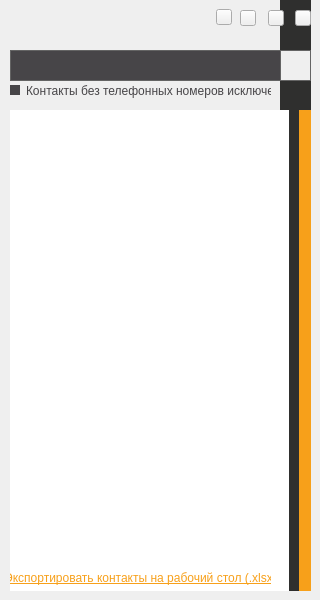
<?xml version="1.0" encoding="UTF-8"?>
<ui version="4.0">
 <class>MainWindow</class>
 <widget class="QMainWindow" name="MainWindow">
  <property name="geometry">
   <rect>
    <x>0</x>
    <y>0</y>
    <width>320</width>
    <height>600</height>
   </rect>
  </property>
  <property name="windowTitle">
   <string>MainWindow</string>
  </property>
  <property name="styleSheet">
   <string notr="true"/>
  </property>
  <property name="iconSize">
   <size>
    <width>128</width>
    <height>125</height>
   </size>
  </property>
  <widget class="QWidget" name="centralWidget">
   <widget class="QLineEdit" name="searchEdit">
    <property name="geometry">
     <rect>
      <x>10</x>
      <y>50</y>
      <width>271</width>
      <height>31</height>
     </rect>
    </property>
    <property name="font">
     <font>
      <pointsize>10</pointsize>
     </font>
    </property>
    <property name="styleSheet">
     <string notr="true">#searchEdit {
	background-color: #474548;
	border: 1px solid #646464;
	color: white;
	padding-left: 5px;
	padding-right: 5px;
}

QMenu {
	color: #2f2f2e;
	background: #ffffff;
}

QMenu::item:selected {
    background-color: #eeeeee;
}</string>
    </property>
    <property name="text">
     <string/>
    </property>
    <property name="clearButtonEnabled">
     <bool>false</bool>
    </property>
   </widget>
   <widget class="QLabel" name="logoLabel">
    <property name="geometry">
     <rect>
      <x>10</x>
      <y>10</y>
      <width>81</width>
      <height>21</height>
     </rect>
    </property>
    <property name="styleSheet">
     <string notr="true">QLabel {
	background-color: transparent;
	border: none;
}
</string>
    </property>
    <property name="text">
     <string/>
    </property>
   </widget>
   <widget class="QPushButton" name="quitButton">
    <property name="geometry">
     <rect>
      <x>295</x>
      <y>10</y>
      <width>16</width>
      <height>16</height>
     </rect>
    </property>
    <property name="styleSheet">
     <string notr="true">QPushButton {
	border-image: url(&quot;:/ico/quit.png&quot;);
	outline: none;
}

QPushButton:hover {
	border-image: url(&quot;:/ico/quit50.png&quot;);
}

QPushButton:pressed {
	border-image: url(&quot;:/ico/quit.png&quot;);
}

QToolTip {
	background: white;
}</string>
    </property>
    <property name="text">
     <string/>
    </property>
   </widget>
   <widget class="QPushButton" name="minButton">
    <property name="geometry">
     <rect>
      <x>240</x>
      <y>10</y>
      <width>16</width>
      <height>16</height>
     </rect>
    </property>
    <property name="styleSheet">
     <string notr="true">QPushButton {
	border-image: url(&quot;:/ico/min.png&quot;);
	outline: none;
}

QPushButton:hover {
	border-image: url(&quot;:/ico/min50.png&quot;);
}

QPushButton:pressed {
	border-image: url(&quot;:/ico/min.png&quot;);
}

QToolTip {
	background: white;
}</string>
    </property>
    <property name="text">
     <string/>
    </property>
   </widget>
   <widget class="QPushButton" name="topButton">
    <property name="geometry">
     <rect>
      <x>216</x>
      <y>9</y>
      <width>16</width>
      <height>16</height>
     </rect>
    </property>
    <property name="styleSheet">
     <string notr="true">QPushButton {
	border-image: url(&quot;:/ico/top.png&quot;);
	outline: none;
}

QPushButton:hover {
	border-image: url(&quot;:/ico/top50.png&quot;);
}

QToolTip {
	background: white;
}
</string>
    </property>
    <property name="text">
     <string/>
    </property>
   </widget>
   <widget class="QPushButton" name="maxButton">
    <property name="geometry">
     <rect>
      <x>268</x>
      <y>10</y>
      <width>16</width>
      <height>16</height>
     </rect>
    </property>
    <property name="styleSheet">
     <string notr="true">QPushButton {
	border-image: url(&quot;:/ico/max.png&quot;);
	outline: none;
}

QPushButton:hover {
	border-image: url(&quot;:/ico/max50.png&quot;);
}

QPushButton:pressed {
	border-image: url(&quot;:/ico/max.png&quot;);
}

QToolTip {
	background: white;
}</string>
    </property>
    <property name="text">
     <string/>
    </property>
   </widget>
   <widget class="QTextBrowser" name="listBrowser">
    <property name="geometry">
     <rect>
      <x>10</x>
      <y>110</y>
      <width>301</width>
      <height>481</height>
     </rect>
    </property>
    <property name="styleSheet">
     <string notr="true">QWidget {
	color: white;
	border: none;
}

QScrollArea {
	border: none;
}

QScrollBar:vertical {
	border: none;
	border-left: 10px solid #2f2f2e;
    background: #1f1d1e;
    width: 22px;
    margin: 0;
}
  
QScrollBar::handle:vertical {
	background: #f7a01a;
    min-height: 20px;
}

QScrollBar::add-line:vertical {
	border: none;
    height: 0;
}

QScrollBar::sub-line:vertical {
	border: none;
    height: 0;
}

QScrollBar::add-page:vertical, QScrollBar::sub-page:vertical {
	background: none;
}

QToolTip {
	background: white;
}

QMenu {
	color: #2f2f2e;
	background: #ffffff;
}

QMenu::item:selected {
    background-color: #eeeeee;
}</string>
    </property>
    <property name="verticalScrollBarPolicy">
     <enum>Qt::ScrollBarAlwaysOn</enum>
    </property>
   </widget>
   <widget class="QCheckBox" name="checkBox">
    <property name="geometry">
     <rect>
      <x>10</x>
      <y>80</y>
      <width>261</width>
      <height>21</height>
     </rect>
    </property>
    <property name="styleSheet">
     <string notr="true">QCheckBox {
	border: none;
	color: #474548;

}

QCheckBox::indicator:unchecked {
	background: #474548;
	width: 10px;
	height: 10px;
}

QCheckBox::indicator:checked {
    background: #f7a01a;
	width: 10px;
	height: 10px;
}</string>
    </property>
    <property name="text">
     <string>Контакты без телефонных номеров исключены</string>
    </property>
   </widget>
   <widget class="QLabel" name="label">
    <property name="geometry">
     <rect>
      <x>280</x>
      <y>0</y>
      <width>31</width>
      <height>51</height>
     </rect>
    </property>
    <property name="styleSheet">
     <string notr="true">QLabel {
	background: #2f2f2e;
	border: none;
	border-bottom: 1px solid #646464;
}</string>
    </property>
    <property name="text">
     <string/>
    </property>
   </widget>
   <widget class="QLabel" name="label_2">
    <property name="geometry">
     <rect>
      <x>280</x>
      <y>80</y>
      <width>31</width>
      <height>81</height>
     </rect>
    </property>
    <property name="styleSheet">
     <string notr="true">QLabel {
	background: #2f2f2e;
	border: none;
	border-top: 1px solid #646464;
}</string>
    </property>
    <property name="text">
     <string/>
    </property>
   </widget>
   <widget class="QPushButton" name="changeButton">
    <property name="geometry">
     <rect>
      <x>280</x>
      <y>-10</y>
      <width>31</width>
      <height>91</height>
     </rect>
    </property>
    <property name="styleSheet">
     <string notr="true">QPushButton {
	background-image: url(&quot;:/ico/change7.png&quot;);
	background-position: center;
	border: none;	
	border-left: 1px solid #646464;
	border-right: 1px solid #646464;
	outline: none;
}

QToolTip {
	background: white;
}</string>
    </property>
    <property name="text">
     <string/>
    </property>
   </widget>
   <widget class="QLineEdit" name="editName">
    <property name="geometry">
     <rect>
      <x>24</x>
      <y>121</y>
      <width>211</width>
      <height>21</height>
     </rect>
    </property>
    <property name="font">
     <font>
      <pointsize>10</pointsize>
     </font>
    </property>
    <property name="styleSheet">
     <string notr="true">QLineEdit {
	border-left: none;
	border-right: none;
	border-top: none;
	border-bottom: 1px solid #ffffff;
	color: #ffffff;
}

QMenu {
	color: #2f2f2e;
	background: #ffffff;
}

QMenu::item:selected {
    background-color: #eeeeee;
}</string>
    </property>
    <property name="maxLength">
     <number>100</number>
    </property>
    <property name="placeholderText">
     <string>ФИО</string>
    </property>
   </widget>
   <widget class="QLabel" name="labelSet1">
    <property name="geometry">
     <rect>
      <x>10</x>
      <y>120</y>
      <width>281</width>
      <height>21</height>
     </rect>
    </property>
    <property name="font">
     <font>
      <pointsize>9</pointsize>
     </font>
    </property>
    <property name="styleSheet">
     <string notr="true">QLabel {
	border: none;
	color: #ffffff;
}</string>
    </property>
    <property name="text">
     <string>Я,                                                      , прошу</string>
    </property>
   </widget>
   <widget class="QLabel" name="labelSet2">
    <property name="geometry">
     <rect>
      <x>10</x>
      <y>150</y>
      <width>281</width>
      <height>21</height>
     </rect>
    </property>
    <property name="font">
     <font>
      <pointsize>9</pointsize>
     </font>
    </property>
    <property name="styleSheet">
     <string notr="true">QLabel {
	color: #ffffff;
	border: none;
}</string>
    </property>
    <property name="text">
     <string>обновить информацию обо мне на следующую:</string>
    </property>
   </widget>
   <widget class="QTextEdit" name="editData">
    <property name="geometry">
     <rect>
      <x>10</x>
      <y>180</y>
      <width>271</width>
      <height>71</height>
     </rect>
    </property>
    <property name="font">
     <font>
      <pointsize>9</pointsize>
     </font>
    </property>
    <property name="styleSheet">
     <string notr="true">QTextEdit {
	color: #ffffff;
	border: 1px solid #ffffff;
}

QScrollArea {
	border: none;
}

QScrollBar:vertical {
	border: none;
	border-left: 10px solid #2f2f2e;
    background: #1f1d1e;
    width: 22px;
    margin: 0;
}
  
QScrollBar::handle:vertical {
	background: #f7a01a;
    min-height: 20px;
}

QScrollBar::add-line:vertical {
	border: none;
    height: 0;
}

QScrollBar::sub-line:vertical {
	border: none;
    height: 0;
}

QScrollBar::add-page:vertical, QScrollBar::sub-page:vertical {
	background: none;
}

QMenu {
	color: #2f2f2e;
	background: #ffffff;
}

QMenu::item:selected {
    background-color: #eeeeee;
}</string>
    </property>
    <property name="placeholderText">
     <string>тел.: 2732-000 e-mail: name@kandk.ru</string>
    </property>
   </widget>
   <widget class="QPushButton" name="setButton">
    <property name="geometry">
     <rect>
      <x>10</x>
      <y>260</y>
      <width>91</width>
      <height>31</height>
     </rect>
    </property>
    <property name="styleSheet">
     <string notr="true">QPushButton {
	border: 1px solid #ffffff;
	color: #ffffff;
}

QPushButton::hover {
	background: #474548;
}

QPushButton::pressed {
	background: #2f2f2e;
}</string>
    </property>
    <property name="text">
     <string>ОТПРАВИТЬ</string>
    </property>
   </widget>
   <widget class="QLabel" name="labelSetStatus">
    <property name="geometry">
     <rect>
      <x>20</x>
      <y>300</y>
      <width>271</width>
      <height>20</height>
     </rect>
    </property>
    <property name="font">
     <font>
      <pointsize>8</pointsize>
     </font>
    </property>
    <property name="styleSheet">
     <string notr="true">QLabel {
	border: none;
	color: #f7a01a;
}</string>
    </property>
    <property name="text">
     <string/>
    </property>
   </widget>
   <widget class="QPushButton" name="exportToExcelBtn">
    <property name="geometry">
     <rect>
      <x>10</x>
      <y>570</y>
      <width>261</width>
      <height>16</height>
     </rect>
    </property>
    <property name="styleSheet">
     <string notr="true">QPushButton {
	color: #f7a01a;
	text-decoration: underline;
	border: none;
	outline: none;
}

QPushButton:hover {
	color: #e7900a;	
}</string>
    </property>
    <property name="text">
     <string>Экспортировать контакты на рабочий стол (.xlsx)</string>
    </property>
   </widget>
   <zorder>changeButton</zorder>
   <zorder>label</zorder>
   <zorder>searchEdit</zorder>
   <zorder>logoLabel</zorder>
   <zorder>checkBox</zorder>
   <zorder>minButton</zorder>
   <zorder>topButton</zorder>
   <zorder>label_2</zorder>
   <zorder>quitButton</zorder>
   <zorder>maxButton</zorder>
   <zorder>listBrowser</zorder>
   <zorder>labelSet1</zorder>
   <zorder>editName</zorder>
   <zorder>labelSet2</zorder>
   <zorder>editData</zorder>
   <zorder>setButton</zorder>
   <zorder>labelSetStatus</zorder>
   <zorder>exportToExcelBtn</zorder>
  </widget>
 </widget>
 <layoutdefault spacing="6" margin="11"/>
 <resources/>
 <connections/>
</ui>
